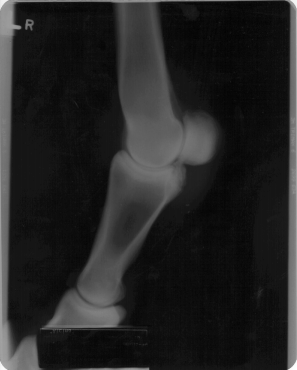
#> input picture imgs/FETLOCK.TIF, 297 x 370 px
$ jupyter execute tp01.ipynb
#> lines starting #> are read from the running program, lines starting #| are printed output that depends on the picture; after the words box and inside, x2 and y2 are one past the last pixel; in counts of white or black regions, pixels touching at a corner belong together
### img_basic.py
import numpy as np
from math import log, fabs, floor

#img numpy geryscale
#map numpy[256] int8
def img_applymap (img, map):
    for i in range(img.shape[0]):
        for j in range(img.shape[1]):
            img[i,j] = map[img[i,j]]
    return img

#normal map
def map_normal ():
    map = np.ndarray(256, dtype=np.uint16)
    for i in range(256):
        map[i] = i
    return map


#brillo
def map_brightness (value):
    map = np.ndarray(256, dtype=np.uint16)
    for i in range(256):
        map[i] = min(max(i + value,0),255)
    return map

def img_brightness (img, value):
    return img_applymap(img, map_brightness(value))

#constraste
def map_contrast (percent, offset=None):
    coef = 1 + (percent/100)
    if offset is None:
        value = (1-coef)*256/2
    else:
        value = -coef*offset
    map = np.ndarray(256, dtype=np.uint16)
    for i in range(256):
        map[i] = min(max(i * coef + value,0),255)
    return map

def img_contrast (img, percent, value = None):
    return img_applymap(img, map_contrast(percent, value))

#negativo
# [5 lines left out: function map_negative, not called in this run]

def img_negative (img):
    return img_applymap(img, map_negative())

#BIT-Plane
def map_bitplane (bit):
    map = np.ndarray(256, dtype=np.uint16)
    for i in range(256):
        map[i] = ((i >> bit) & 1) * 255
    return map

def img_bitplane (img, bit):
    return img_applymap(img, map_bitplane(bit))

def map_mask (mask):
    map = np.ndarray(256, dtype=np.uint16)
    for i in range(256):
        map[i] = i & mask
    return map

def img_mask (img, mask):
    return img_applymap(img, map_mask(mask))


#Contrast Stretching

# points np = [[x0, y0],[x1, y1]]
def interpol (x, points):
  return points[0][1] + (x - points[0][0]) * (points[1][1] - points[0][1]) / (points[1][0] - points[0][0])

def map_contrast_stretching (points):
    map = np.ndarray(256)

    # corrige points si le falta el 0,0 o el 255,255
    (len,par) = points.shape
    if (points[0][0] != 0):
        points = np.append([0,0], points)
        len = len + 1
        points = np.reshape(points,(len,par))

    if (points[len-1][0] != 255):
        points = np.append(points, [255,255])
        len = len + 1
        points = np.reshape(points,(len,par))

    #crea mapa con las interpolaciones
    j = 1
    for i in range(256):
        if (i > points[j][0]):
            j = j + 1
        map[i] = interpol (i, [points[j-1], points[j]])

    return map

def img_contrast_stretching (img, points):
    return img_applymap(img, map_contrast_stretching (points))


#Gray - level slicing
# dos variables de umbral, valor fijo, y tipo lineal o cero

def slicing_type_linear (input, t1, t2, value):
    if (input >= t1 and input <= t2):
        return value
    else:
        return input

def slicing_type_zero (input, t1, t2, value):
    if (input >= t1 and input <= t2):
        return value
    else:
        return 0

def slicing_type_glow (input, t1, t2, value):
    if (input >= t1 and input <= t2):
        return input + value
    else:
        return input

def slicing_type_glow_zero (input, t1, t2, value):
    if (input >= t1 and input <= t2):
        return input + value
    else:
        return 0


def map_gray_level_slicing (t1, t2, value, type = 'linear'):
    slicing_func = {
        'linear': slicing_type_linear,
        'zero': slicing_type_zero,
        'glow': slicing_type_glow,
        'glow_zero': slicing_type_glow_zero
    }

    map = np.ndarray(256)
    for i in range(256):
        map[i] = min(max(slicing_func[type](i, t1, t2, value),0),255)

    return map

def img_gray_level_slicing (img, t1, t2, value, type = 'linear'):
    return img_applymap(img, map_gray_level_slicing (t1, t2, value, type))

#Compresión de rango dinámico
def map_dynamic_range_compression_b (c):
    map = np.ndarray(256)
    for i in range(256):
        map[i] = 255 * (i/255)**(1/c)
    return map

def img_dynamic_range_compression_b (img,c):
    return img_applymap(img, map_dynamic_range_compression_b(c))

def map_dynamic_range_compression ():
    c = 255 / log(256,10)
    map = np.ndarray(256)
    for i in range(256):
        map[i] = floor(c * log(fabs(i)+1,10))
    return map

def img_dynamic_range_compression (img):
    return img_applymap(img, map_dynamic_range_compression())

### tp01.ipynb
[cell 1]
import cv2 as cv
import numpy as np
import matplotlib.pyplot as plt
from img_basic import *

[cell 2]
img = cv.imread("imgs/FETLOCK.TIF", cv.IMREAD_GRAYSCALE)
#> img is the input picture: shape (370, 297); min 2, max 255, mean 35.4
assert img is not None, "Image not found"
print (type(img))
#| <class 'numpy.ndarray'>
print (img.shape)
#| (370, 297)
plt.imshow(img, 'gray')

[cell 3]
plt.plot(map_contrast(0))
plt.plot(map_contrast(50))
plt.plot(map_contrast(100))
plt.plot(map_contrast(100,0))
plt.plot(map_contrast(100,50))
plt.plot(map_brightness(-50))
plt.plot(map_brightness(50))
plt.plot(map_brightness(255))
plt.show()
#> figure, not shown here; curve peaks at x = 255, y = 255; curve peaks at x = 213, y = 255; curve peaks at x = 192, y = 255

[cell 4]
plt.imshow(img_brightness(img.copy(), 100), 'gray')

[cell 5]
plt.imshow(img_contrast(img.copy(), 200 ,20), 'gray')

[cell 6]
c = img.copy()
#img_negative(c)
img_brightness(c,50)
img_contrast(c,50,60)
#img_bitplane(c, 6)
img_mask(c, 0B01100000)
plt.imshow(c, 'gray')

[cell 7]
plt.imshow(img_bitplane(img.copy(), 6), 'gray')
#> after the loop in img_applymap (call 6), `for i in range(img.shape[0]):`:
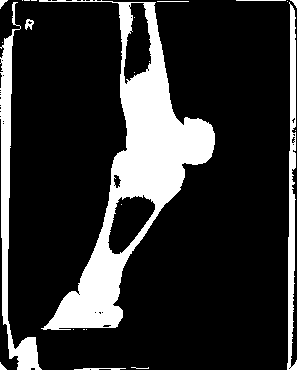
#> img: shape (370, 297); 18.8% white; 24 white regions (14 under 20 px), largest, box (x1, y1, x2, y2) and area: (39, 0, 215, 330) 14955, (0, 2, 42, 370) 3327, (287, 2, 297, 370) 2046

[cell 8]
plt.imshow(img_mask(img.copy(), 0B01100000), 'gray')

[cell 9]
plt.plot(map_bitplane(6))
plt.plot(map_mask(0B00010000))
plt.show()
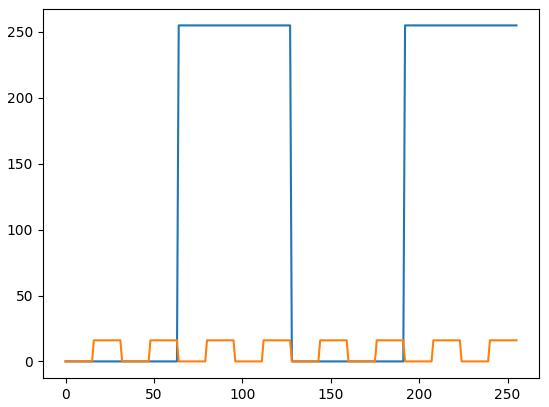
#> figure drawn by matplotlib, 1 panel; curve peaks at x = 64, y = 255; curve peaks at x = 16, y = 16

[cell 10]
points = np.array([[20,20],[50,180],[120,30]])
plt.imshow(img_contrast_stretching(img.copy(), points), 'gray')
#> after the loop in img_applymap (call 8), `for i in range(img.shape[0]):`:
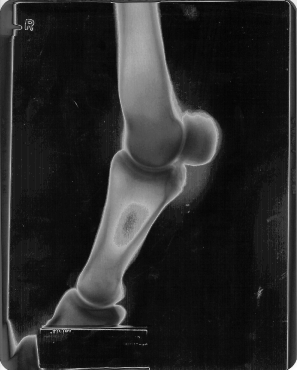
#> img: shape (370, 297); min 2, max 255, mean 40.9

[cell 11]
plt.plot(map_normal())
plt.plot(map_gray_level_slicing(20, 50, 100, type='linear'))
plt.plot(map_gray_level_slicing(20, 50, 100, type='zero'))
plt.plot(map_gray_level_slicing(20, 50, 100, type='glow'))
plt.plot(map_gray_level_slicing(20, 50, 100, type='glow_zero'))
plt.show()
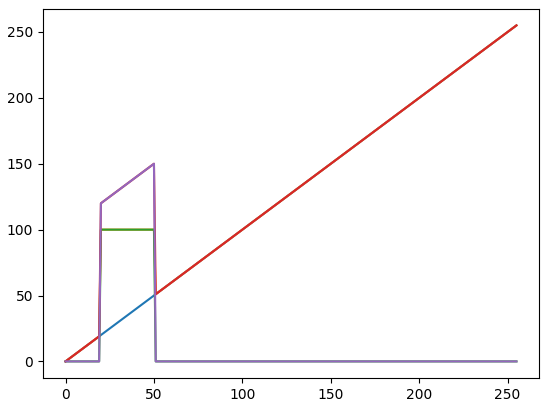
#> figure drawn by matplotlib, 1 panel; curve peaks at x = 255, y = 255; curve peaks at x = 255, y = 255; curve peaks at x = 20, y = 100

[cell 12]
plt.imshow(img_gray_level_slicing(img.copy(), 70, 120, 10, type = 'glow_zero'), 'gray')
#> after the loop in img_applymap (call 9), `for i in range(img.shape[0]):`:
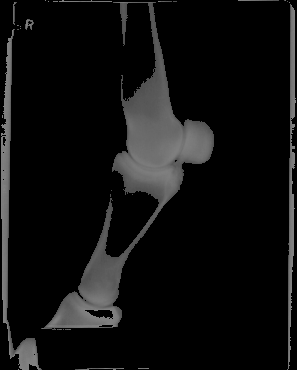
#> img: shape (370, 297); min 0, max 130, mean 15.9

[cell 13]
plt.plot(map_normal())
#plt.plot(map_dynamic_range_compression())
#plt.plot(map_dynamic_range_compression_b(0.3))
plt.plot(map_dynamic_range_compression_b(0.8))
plt.show()
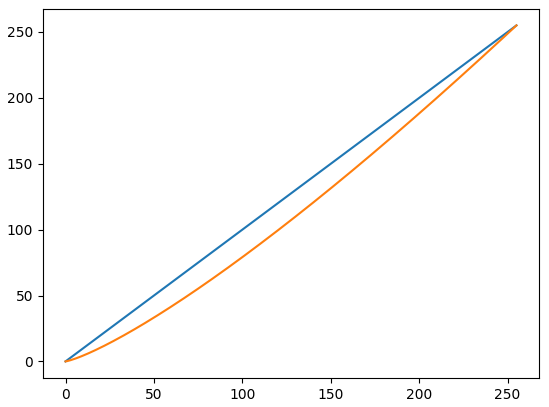
#> figure drawn by matplotlib, 1 panel; curve peaks at x = 255, y = 255; curve peaks at x = 255, y = 255

[cell 14]
plt.imshow(img_dynamic_range_compression(img.copy()), 'gray')
#> after the loop in img_applymap (call 10), `for i in range(img.shape[0]):`:
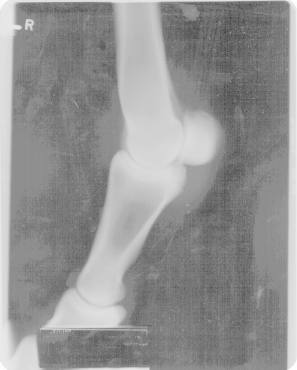
#> img: shape (370, 297); min 50, max 255, mean 147.3

[cell 15]
test = img.copy()
img_dynamic_range_compression_b(test,0.6)
#> after the loop in img_applymap (call 11), `for i in range(img.shape[0]):`:
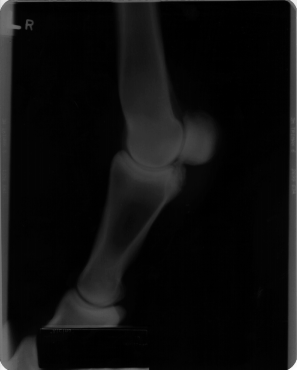
#> img: shape (370, 297); min 0, max 255, mean 14
img_brightness(test, 60)
#> after the loop in img_applymap (call 12), `for i in range(img.shape[0]):`:
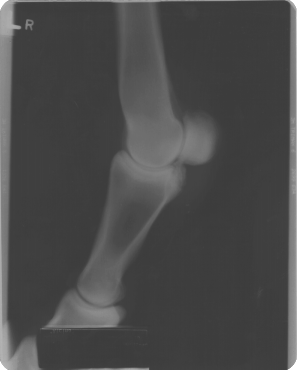
#> img: shape (370, 297); min 60, max 255, mean 74
img_contrast(test, 100, 20)
#> after the loop in img_applymap (call 13), `for i in range(img.shape[0]):`:
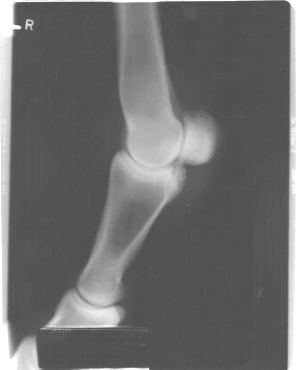
#> img: shape (370, 297); min 80, max 255, mean 107.1
plt.imshow(test, 'gray')
